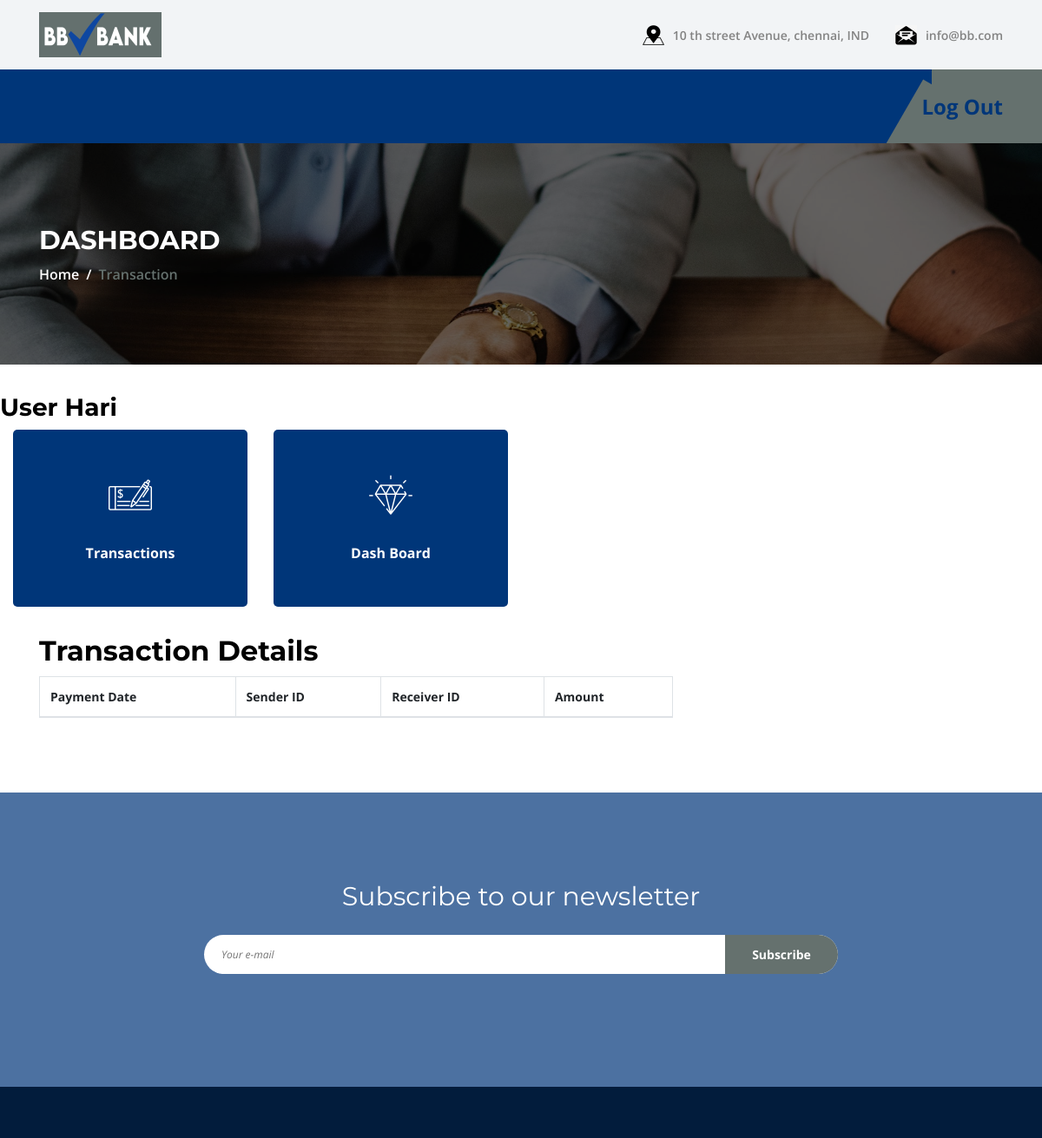
The app's page /transactions.php (signed in, upper part), older data.
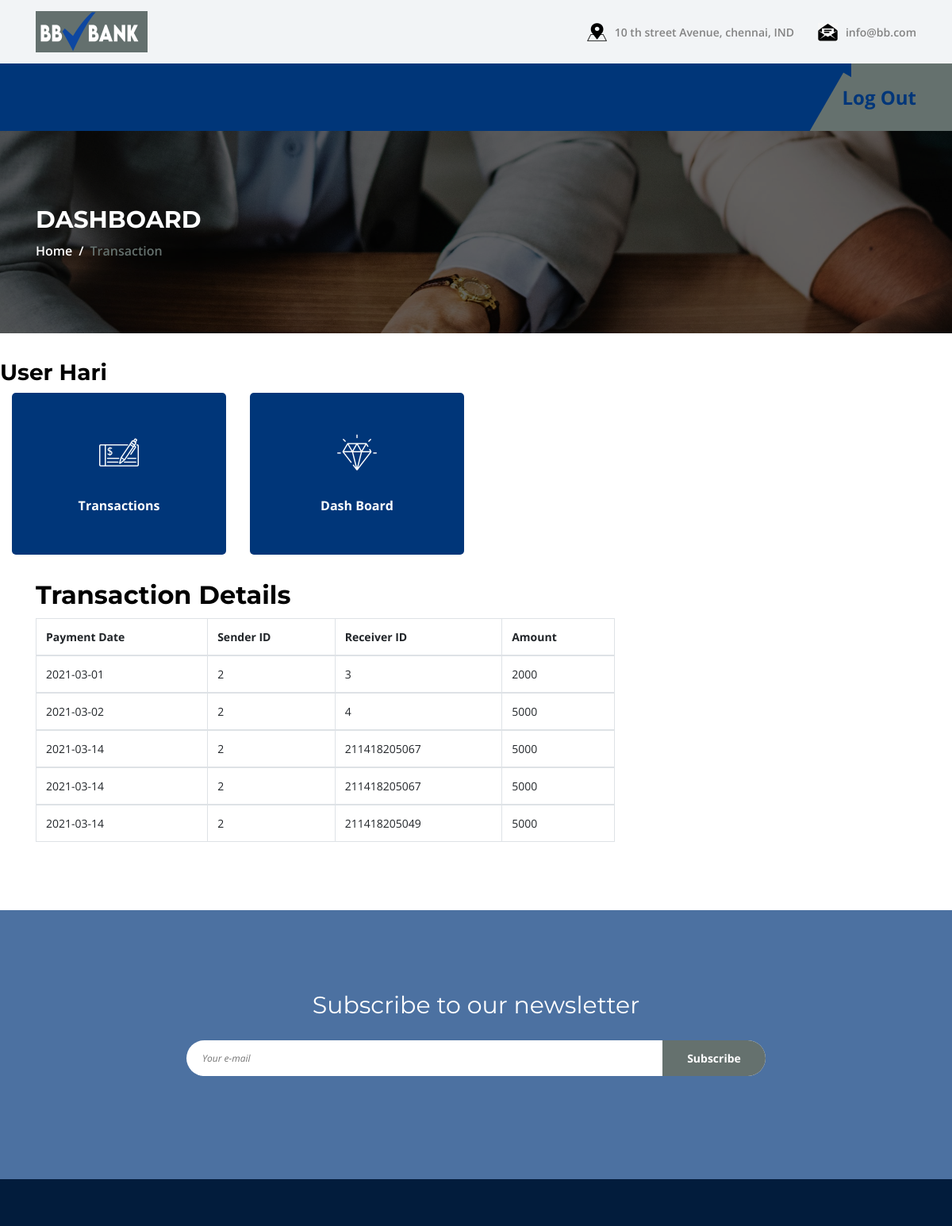
The same page, newer data.
### tables this page shows
CREATE TABLE `transactions` (
  `payeeid` varchar(200) NOT NULL,
  `paymentdate` date NOT NULL,
  `receiveid` varchar(200) NOT NULL,
  `amount` int(200) NOT NULL
);

### transactions.php (the view, shortened to what the changed rows need)
<?php
include_once 'includes/dbconnect.php';
$id = addslashes($_SESSION['usr_id']);
?>
<!DOCTYPE html>
<html lang="en">
<head>
    <link rel="stylesheet" href="style.css">
</head>
<body>
    <section class="breadcrumb-area bg-img bg-overlay jarallax" style="background-image: url(img/bg-img/13.jpg);">
        <div class="container h-100">
            <div class="row h-100 align-items-center">
                <div class="col-12">
                    <div class="breadcrumb-content">
                        <h2>Dashboard</h2>
                    </div>
                </div>
            </div>
        </div>
    </section>
    <section class="elements-area section-padding-70-0">
        <div class="col-12 mb-70">
            <div class="row">
                <div class="container">
                    <article class="row">
                        <section class="col-lg-8">
                            <div class="page-header">
                                <h2>Transaction Details</h2>
                            </div>
                            <table class="table table-bordered">
                                <thead>
                                    <th>Payment Date</th>
                                    <th>Sender ID</th>
                                    <th>Receiver ID</th>
                                    <th>Amount</th>
                                </thead>
                                <?php
		$in_sql = "SELECT * FROM transactions WHERE payeeid = '$id'";
		$ru_sql = mysqli_query($con, $in_sql);
		while($rows = mysqli_fetch_array($ru_sql)){
			echo '
				<tbody>
					      <tr>
                            <td>'.$rows['paymentdate'].'</td>
                            <td>'.$rows['payeeid'].'</td>
                            <td>'.$rows['receiveid'].'</td>
                            <td>'.$rows['amount'].'</td>
					      </tr>
					    </tbody>
			';
		}
    ?>
                            </table>
                        </section>
                    </article>
                </div>
            </div>
        </div>
    </section>
    <section class="newsletter-area section-padding-100 bg-img jarallax"
        style="background-image: url(img/bg-img/6.jpg);">
        <div class="container">
            <div class="row justify-content-center">
                <div class="col-12 col-sm-10 col-lg-8">
                    <div class="nl-content text-center">
                        <h2>Subscribe to our newsletter</h2>
                    </div>
                </div>
            </div>
        </div>
    </section>
</body>
</html>

Row changes from the older to the newer data that the page shows:
added transactions: paymentdate "2021-03-01", payeeid "2", receiveid "3", amount "2000"
added transactions: paymentdate "2021-03-02", payeeid "2", receiveid "4", amount "5000"
added transactions: paymentdate "2021-03-14", payeeid "2", receiveid "211418205067", amount "5000"
added transactions: paymentdate "2021-03-14", payeeid "2", receiveid "211418205067", amount "5000"
added transactions: paymentdate "2021-03-14", payeeid "2", receiveid "211418205049", amount "5000"
